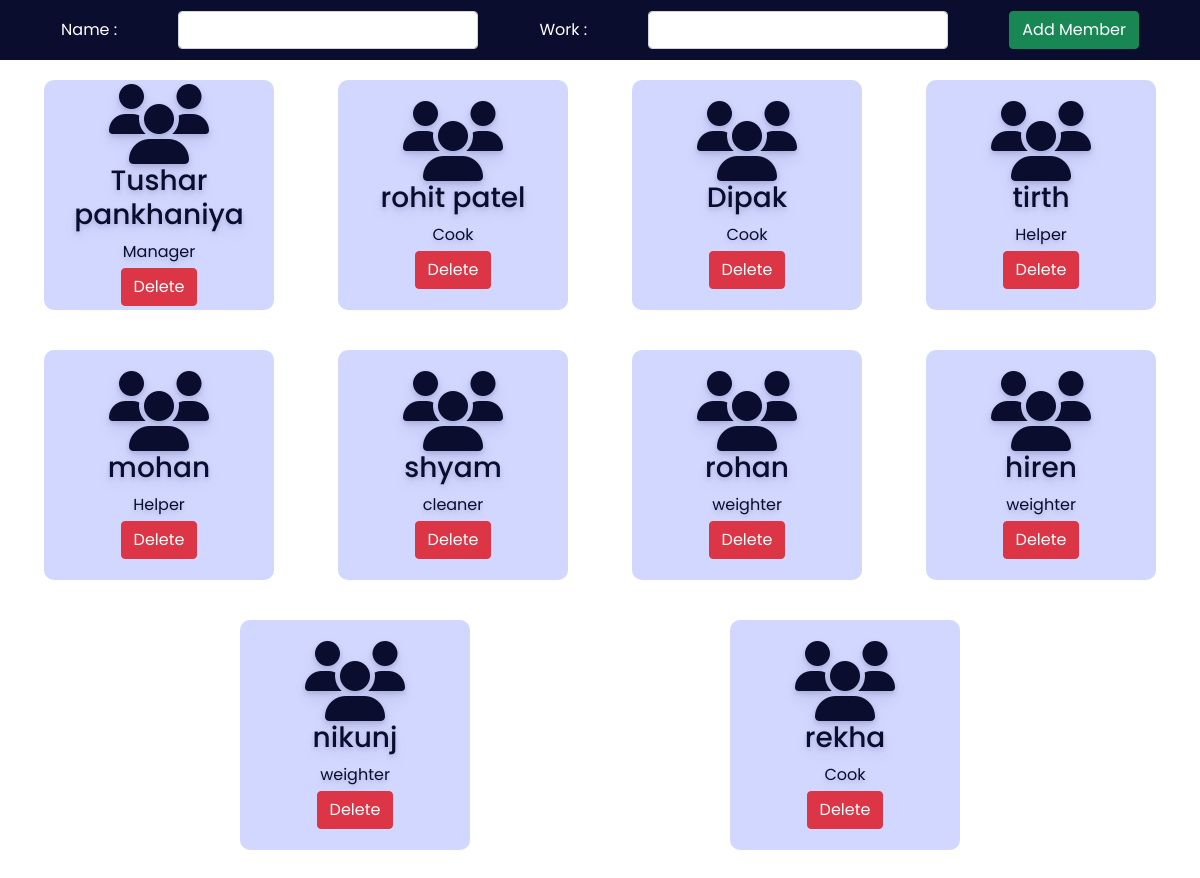
Before: /admin/staff.php with the older database file.
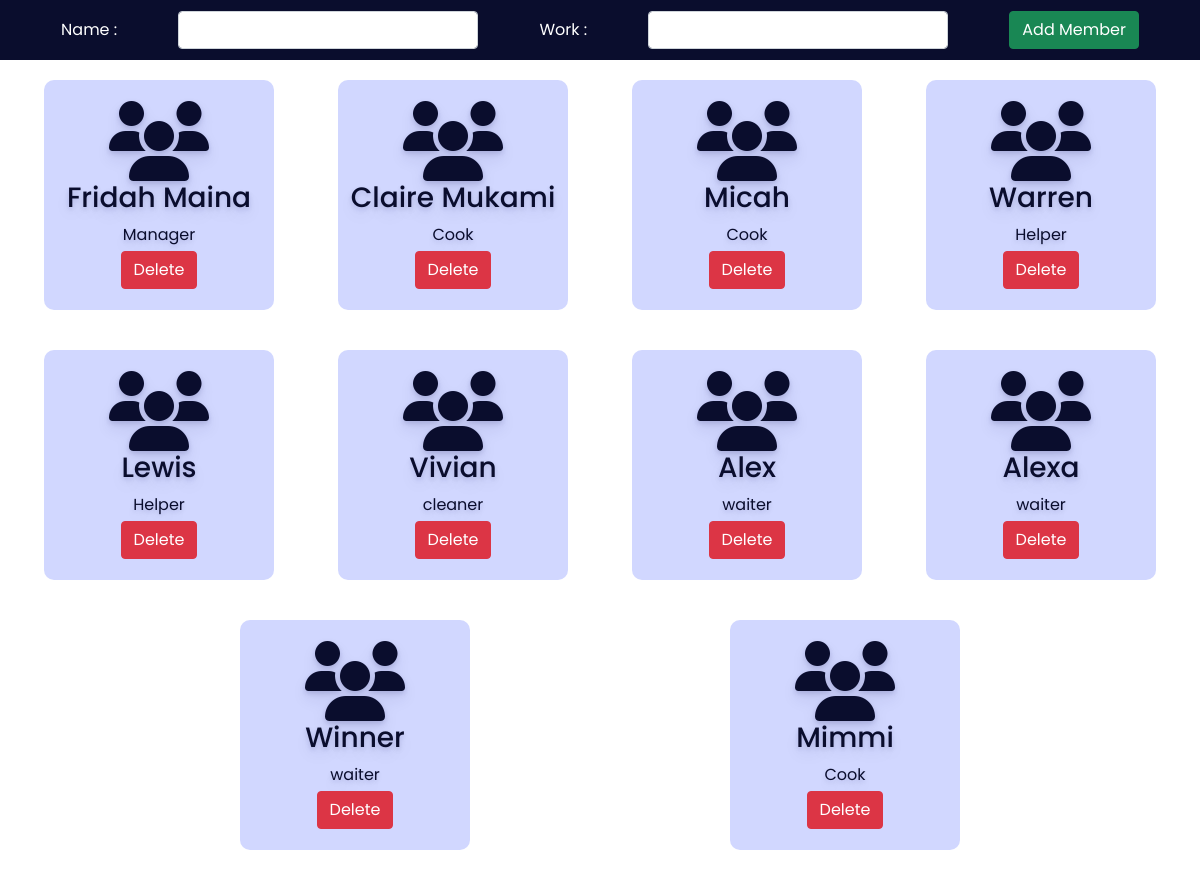
After: the same page with the newer database file.
### tables this page shows
CREATE TABLE `staff` (
  `id` int(30) NOT NULL,
  `name` varchar(30) NOT NULL,
  `work` varchar(30) NOT NULL
);

### admin/staff.php (the view, shortened to what this page needs)
<?php
include '../config.php';
?>
<!DOCTYPE html>
<html lang="en">
<head>
    <link rel="stylesheet" href="https://cdnjs.cloudflare.com/ajax/libs/font-awesome/6.2.0/css/all.min.css" />
    <link href="https://cdn.jsdelivr.net/npm/bootstrap@5.0.2/dist/css/bootstrap.min.css" rel="stylesheet">
    <link rel="stylesheet" href="css/room.css">
</head>
<body>
    <div class="addroomsection">
        <form action="" method="POST">
            <label for="troom">Name :</label>
            <input type="text" name="staffname" class="form-control">
            <label for="bed">Work :</label>
            <select name="staffwork" class="form-control">
                <option value selected></option>
                <option value="Manager">Manager</option>
            </select>
            <button type="submit" class="btn btn-success" name="addstaff">Add Member</button>
        </form>
    </div>
    <div class="room">
    <?php
        $sql = "select * from staff";
        $re = mysqli_query($conn, $sql)
        ?>
        <?php
        while ($row = mysqli_fetch_array($re)) {
                echo "<div class='roombox'>
						<div class='text-center no-boder'>
                            <i class='fa fa-users fa-5x'></i>
							<h3>" . $row['name'] . "</h3>
                            <div class='mb-1'>" . $row['work'] . "</div>
                            <a href='staffdelete.php?id=". $row['id'] ."'><button class='btn btn-danger'>Delete</button></a>
						</div>
                    </div>";
        }
        ?>
    </div>
</body>
</html>

### admin/css/room.css (style rules this page uses)
:root { --bg-text-shadow: 0 2px 4px rgb(13 0 77 / 8%), 0 3px 6px rgb(13 0 77 / 8%), 0 8px 16px rgb(13 0 77 / 8%); --bg-box-shadow: 0px 0px 20px 6px rgba(8, 8, 15, 0.31); }
body { background-color: #ffff; background-image: url(../../image/bg.jpg); background-size: cover; }
* { margin: 0; padding: 0; font-family: 'Poppins', sans-serif; }
.addroomsection { height: 60px; width: 100%; background-color: #0a0d2d; position:fixed; z-index: 100; }
.addroomsection form { height: 100%; display: flex; justify-content: space-evenly; align-items: center; }
.addroomsection form label { color: white; }
.addroomsection form select { width: 300px; }
.addroomsection form input { width: 300px; }
.room { display: flex; position: relative; top: 60px; height: 85vh; overflow-y: scroll; justify-content: space-evenly; flex-wrap: wrap; }
.roombox { height: 230px; width: 230px; margin: 20px; display: flex; flex-direction: column; justify-content: center; color: #0a0d2d; text-shadow: var(--bg-text-shadow); border-radius: 10px; }

### admin/staff.php (style rules this page uses)
.roombox { background-color: #d1d7ff; padding: 10px; }

Changed rows visible on the page:
changed staff "Manager": name "Tushar pankhaniya" → "Fridah Maina"
changed staff: name "rohit patel" → "Claire Mukami"
changed staff: name "Dipak" → "Micah"
changed staff: name "tirth" → "Warren"
changed staff: name "mohan" → "Lewis"
changed staff "cleaner": name "shyam" → "Vivian"
changed staff: name "rohan" → "Alex"; work "weighter" → "waiter"
changed staff: name "hiren" → "Alexa"; work "weighter" → "waiter"
changed staff: name "nikunj" → "Winner"; work "weighter" → "waiter"
changed staff: name "rekha" → "Mimmi"
